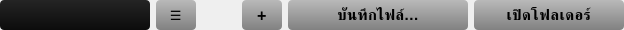
     <widget class="QWidget" name="widget_9" native="true">
      <property name="minimumSize">
       <size>
        <width>0</width>
        <height>0</height>
       </size>
      </property>
      <property name="maximumSize">
       <size>
        <width>16777215</width>
        <height>30</height>
       </size>
      </property>
      <layout class="QGridLayout" name="gridLayout_3">
       <property name="leftMargin">
        <number>0</number>
       </property>
       <property name="topMargin">
        <number>0</number>
       </property>
       <property name="rightMargin">
        <number>0</number>
       </property>
       <property name="bottomMargin">
        <number>0</number>
       </property>
       <item row="0" column="7">
        <widget class="QPushButton" name="pushButton_create_new">
         <property name="sizePolicy">
          <sizepolicy hsizetype="Minimum" vsizetype="Minimum">
           <horstretch>0</horstretch>
           <verstretch>0</verstretch>
          </sizepolicy>
         </property>
         <property name="minimumSize">
          <size>
           <width>40</width>
           <height>0</height>
          </size>
         </property>
         <property name="maximumSize">
          <size>
           <width>16777215</width>
           <height>16777215</height>
          </size>
         </property>
         <property name="font">
          <font>
           <pointsize>12</pointsize>
           <weight>75</weight>
           <bold>true</bold>
          </font>
         </property>
         <property name="toolTip">
          <string/>
         </property>
         <property name="statusTip">
          <string>เปิด Google Docs ของ งานชิ้นนี้</string>
         </property>
         <property name="layoutDirection">
          <enum>Qt::LeftToRight</enum>
         </property>
         <property name="styleSheet">
          <string notr="true">QPushButton {
    color: black;
    background: qlineargradient(spread:pad, x1:0, y1:0, x2:0, y2:1, stop:0 rgba(185, 185, 185, 255), stop:1 rgba(129, 129, 129, 255));
    border: 1px solid rgba(255, 255, 255, 0.5);
    font-weight: 600;
    letter-spacing: 0.5px;
	border:None;
	border-radius: 4px;
}

QPushButton:hover {
        background: qlineargradient(spread:pad, x1:1, y1:0, x2:1, y2:1, stop:0 rgba(243, 159, 89, 255), stop:1 rgba(197, 131, 76, 255));
}

QPushButton:pressed {
        background: qlineargradient(spread:pad, x1:0, y1:1, x2:0, y2:0, stop:0 rgba(189, 123, 69, 255), stop:1 rgba(134, 88, 50, 255));
}
</string>
         </property>
         <property name="text">
          <string>+</string>
         </property>
        </widget>
       </item>
       <item row="0" column="9">
        <widget class="QPushButton" name="pushButton_open_current_folder">
         <property name="sizePolicy">
          <sizepolicy hsizetype="Minimum" vsizetype="Minimum">
           <horstretch>0</horstretch>
           <verstretch>0</verstretch>
          </sizepolicy>
         </property>
         <property name="minimumSize">
          <size>
           <width>150</width>
           <height>0</height>
          </size>
         </property>
         <property name="maximumSize">
          <size>
           <width>16777215</width>
           <height>16777215</height>
          </size>
         </property>
         <property name="font">
          <font>
           <pointsize>11</pointsize>
           <weight>75</weight>
           <bold>true</bold>
          </font>
         </property>
         <property name="toolTip">
          <string/>
         </property>
         <property name="statusTip">
          <string>เปิด Google Docs ของ งานชิ้นนี้</string>
         </property>
         <property name="layoutDirection">
          <enum>Qt::LeftToRight</enum>
         </property>
         <property name="styleSheet">
          <string notr="true">QPushButton {
    color: black;
    background: qlineargradient(spread:pad, x1:0, y1:0, x2:0, y2:1, stop:0 rgba(185, 185, 185, 255), stop:1 rgba(129, 129, 129, 255));
    border: 1px solid rgba(255, 255, 255, 0.5);
    font-weight: 600;
    letter-spacing: 0.5px;
	border:None;
	border-radius: 4px;
}

QPushButton:hover {
        background: qlineargradient(spread:pad, x1:1, y1:0, x2:1, y2:1, stop:0 rgba(243, 159, 89, 255), stop:1 rgba(197, 131, 76, 255));
}

QPushButton:pressed {
        background: qlineargradient(spread:pad, x1:0, y1:1, x2:0, y2:0, stop:0 rgba(189, 123, 69, 255), stop:1 rgba(134, 88, 50, 255));
}
</string>
         </property>
         <property name="text">
          <string>เปิดโฟลเดอร์</string>
         </property>
        </widget>
       </item>
       <item row="0" column="6">
        <spacer name="horizontalSpacer">
         <property name="orientation">
          <enum>Qt::Horizontal</enum>
         </property>
         <property name="sizeHint" stdset="0">
          <size>
           <width>40</width>
           <height>20</height>
          </size>
         </property>
        </spacer>
       </item>
       <item row="0" column="8">
        <widget class="QPushButton" name="pushButton_save_file">
         <property name="sizePolicy">
          <sizepolicy hsizetype="Minimum" vsizetype="Minimum">
           <horstretch>0</horstretch>
           <verstretch>0</verstretch>
          </sizepolicy>
         </property>
         <property name="minimumSize">
          <size>
           <width>180</width>
           <height>0</height>
          </size>
         </property>
         <property name="maximumSize">
          <size>
           <width>16777215</width>
           <height>16777215</height>
          </size>
         </property>
         <property name="font">
          <font>
           <pointsize>11</pointsize>
           <weight>75</weight>
           <bold>true</bold>
          </font>
         </property>
         <property name="toolTip">
          <string/>
         </property>
         <property name="statusTip">
          <string>เปิด Google Docs ของ งานชิ้นนี้</string>
         </property>
         <property name="layoutDirection">
          <enum>Qt::LeftToRight</enum>
         </property>
         <property name="styleSheet">
          <string notr="true">QPushButton {
    color: black;
    background: qlineargradient(spread:pad, x1:0, y1:0, x2:0, y2:1, stop:0 rgba(185, 185, 185, 255), stop:1 rgba(129, 129, 129, 255));
    border: 1px solid rgba(255, 255, 255, 0.5);
    font-weight: 600;
    letter-spacing: 0.5px;
	border:None;
	border-radius: 4px;
}

QPushButton:hover {
        background: qlineargradient(spread:pad, x1:1, y1:0, x2:1, y2:1, stop:0 rgba(243, 159, 89, 255), stop:1 rgba(197, 131, 76, 255));
}

QPushButton:pressed {
        background: qlineargradient(spread:pad, x1:0, y1:1, x2:0, y2:0, stop:0 rgba(189, 123, 69, 255), stop:1 rgba(134, 88, 50, 255));
}
</string>
         </property>
         <property name="text">
          <string>บันทึกไฟล์...</string>
         </property>
        </widget>
       </item>
       <item row="0" column="1">
        <widget class="QPushButton" name="pushButton_setting">
         <property name="sizePolicy">
          <sizepolicy hsizetype="Minimum" vsizetype="Minimum">
           <horstretch>0</horstretch>
           <verstretch>0</verstretch>
          </sizepolicy>
         </property>
         <property name="minimumSize">
          <size>
           <width>40</width>
           <height>0</height>
          </size>
         </property>
         <property name="maximumSize">
          <size>
           <width>50</width>
           <height>16777215</height>
          </size>
         </property>
         <property name="font">
          <font>
           <pointsize>10</pointsize>
           <weight>75</weight>
           <bold>true</bold>
          </font>
         </property>
         <property name="toolTip">
          <string/>
         </property>
         <property name="statusTip">
          <string>เปิด Google Docs ของ งานชิ้นนี้</string>
         </property>
         <property name="layoutDirection">
          <enum>Qt::LeftToRight</enum>
         </property>
         <property name="styleSheet">
          <string notr="true">QPushButton {
    color: black;
    background: qlineargradient(spread:pad, x1:0, y1:0, x2:0, y2:1, stop:0 rgba(185, 185, 185, 255), stop:1 rgba(129, 129, 129, 255));
    border: 1px solid rgba(255, 255, 255, 0.5);
    font-weight: 600;
    letter-spacing: 0.5px;
	border:None;
	border-radius: 4px;
}

QPushButton:hover {
        background: qlineargradient(spread:pad, x1:1, y1:0, x2:1, y2:1, stop:0 rgba(243, 159, 89, 255), stop:1 rgba(197, 131, 76, 255));
}

QPushButton:pressed {
        background: qlineargradient(spread:pad, x1:0, y1:1, x2:0, y2:0, stop:0 rgba(189, 123, 69, 255), stop:1 rgba(134, 88, 50, 255));
}
</string>
         </property>
         <property name="text">
          <string>☰</string>
         </property>
        </widget>
       </item>
       <item row="0" column="0">
        <widget class="QLineEdit" name="lineEdit_search_file">
         <property name="sizePolicy">
          <sizepolicy hsizetype="Expanding" vsizetype="Minimum">
           <horstretch>0</horstretch>
           <verstretch>0</verstretch>
          </sizepolicy>
         </property>
         <property name="maximumSize">
          <size>
           <width>150</width>
           <height>16777215</height>
          </size>
         </property>
         <property name="font">
          <font>
           <pointsize>12</pointsize>
           <weight>75</weight>
           <bold>true</bold>
          </font>
         </property>
         <property name="styleSheet">
          <string notr="true">

    QLineEdit {
background-color:qlineargradient(spread:pad, x1:0, y1:1, x2:0, y2:0, stop:0 rgba(12, 12, 12, 255), stop:1 rgba(36, 36, 36, 255));
		color:white;
        border: none;
border-radius: 4px;
    }
QLineEdit::selection {
    background: #3a86ff;
    color: white;
}</string>
         </property>
         <property name="text">
          <string/>
         </property>
         <property name="placeholderText">
          <string/>
         </property>
         <property name="clearButtonEnabled">
          <bool>true</bool>
         </property>
        </widget>
       </item>
      </layout>
     </widget>
